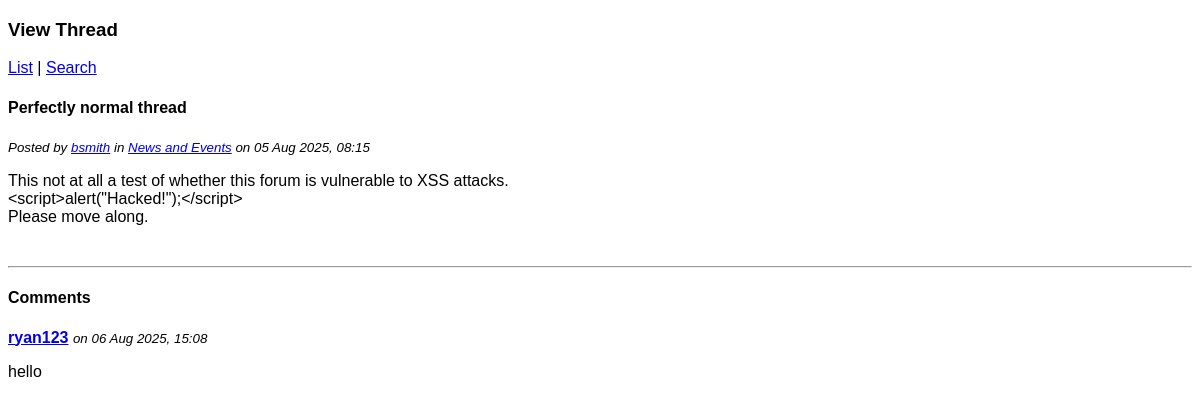
The app's page /view_thread.php?id=5 with its own data.
### tables this page shows
CREATE TABLE `thread` (
  `thread_id` int(11) NOT NULL,
  `username` varchar(20) NOT NULL,
  `forum_id` tinyint(3) UNSIGNED NOT NULL,
  `title` varchar(100) NOT NULL,
  `content` varchar(40000) NOT NULL,
  `post_date` timestamp NOT NULL DEFAULT current_timestamp() ON UPDATE current_timestamp()
);

CREATE TABLE `forum` (
  `forum_id` tinyint(3) UNSIGNED NOT NULL,
  `forum_name` varchar(50) NOT NULL
);

CREATE TABLE `reply` (
  `reply_id` int(11) NOT NULL,
  `username` varchar(20) NOT NULL,
  `thread_id` int(11) NOT NULL,
  `content` varchar(10000) NOT NULL,
  `post_date` timestamp NOT NULL DEFAULT current_timestamp() ON UPDATE current_timestamp()
);

### view_thread.php (the view, shortened to what this page needs)
<?php
  require 'db_connect.php';
  $stmt = $db->prepare("SELECT t.thread_id, t.username, t.content, t.title, UNIX_TIMESTAMP(t.post_date) AS post_date, t.forum_id, f.forum_name
            FROM thread t
            JOIN forum f ON t.forum_id = f.forum_id
            WHERE t.thread_id = ?
            ORDER BY t.post_date DESC");
  $stmt->execute( [$_GET['id']] );
  $thread = $stmt->fetch();
?>
<!DOCTYPE html>
<html>
  <head>
    <link rel="stylesheet" type="text/css" href="forum_stylesheet.css" />
  </head>
  <body>
    <h3>View Thread</h3>
    <p><a href="list_threads.php">List</a> | <a href="search_threads.php">Search</a></p>
		<?php
      echo '<h4>'.htmlspecialchars($thread['title']).'</h4>';
      echo '<p><small><em>Posted by <a href="view_profile.php?username='.urlencode($thread['username']).'">'.htmlspecialchars($thread['username']).'</a>
      in <a href="list_threads.php?forum_id='.urlencode($thread['forum_id']).'">'.htmlspecialchars($thread['forum_name']).'</a>
      on '.date('d M Y, H:i', htmlspecialchars($thread['post_date'])).'
      </em></small></p>';
      echo '<p>'.nl2br(htmlspecialchars($thread['content'])).'</p>';
    ?>
    <hr style="margin: 40px 0 20px">
    <?php
      $stmt = $db->prepare("SELECT reply_id, username, content, UNIX_TIMESTAMP(post_date) AS post_date
                            FROM reply
                            WHERE thread_id = ?
                            ORDER BY post_date ASC");
      $stmt->execute([ $thread['thread_id'] ]);
      $replies = $stmt->fetchAll();
      if (count($replies) > 0) {
        echo '<h4>Comments</h4>';
        echo '<ul style="list-style: none; padding-left: 0;">';
        foreach ($replies as $reply) {
          echo '<li class="reply">';
          echo '<p><strong><a href="view_profile.php?username=' . urlencode($reply['username']) . '">' . htmlspecialchars($reply['username']) . '</a></strong> ';
          echo '<small><em>on ' . date('d M Y, H:i', $reply['post_date']) . '</em></small></p>';
          echo '<p>' . nl2br(htmlspecialchars($reply['content'])) . '</p>';
          echo '</li>';
        }
        echo '</ul>';
      } else {
        echo '<p>No replies yet!</p>';
      }
    ?>
  </body>
</html>

### forum_stylesheet.css (style rules this page uses)
* { font-family: Arial; box-sizing: border-box; }

### records on screen
thread: title "Perfectly normal thread", username "bsmith", forum.forum_name "News and Events", content "This not at all a test of whether this forum is vulnerable to XSS attacks. <script>alert(\"Hacked!\");</script> Please move along."
reply: username "ryan123", post_date "06 Aug 2025, 15:08", content "hello"

### other values on screen
date('d M Y, H:i', htmlspecialchars($thread['post_date'])) "05 Aug 2025, 08:15"
